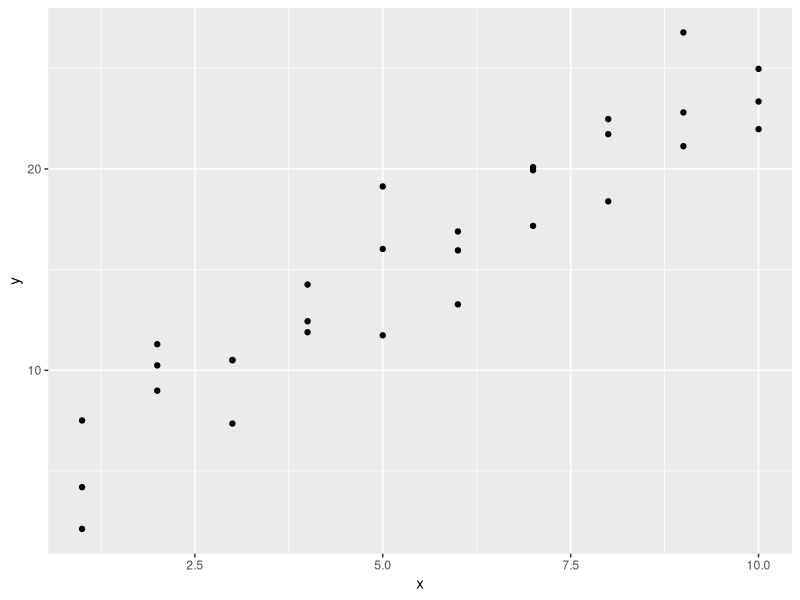
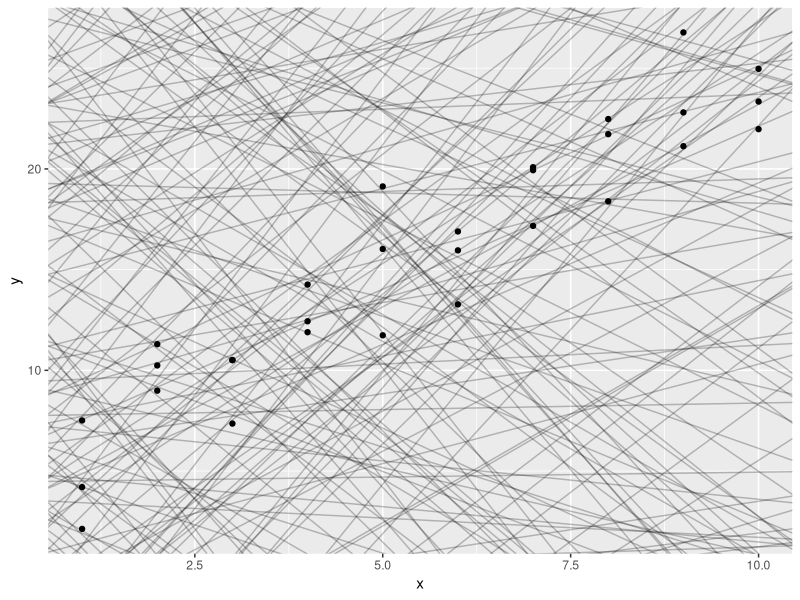
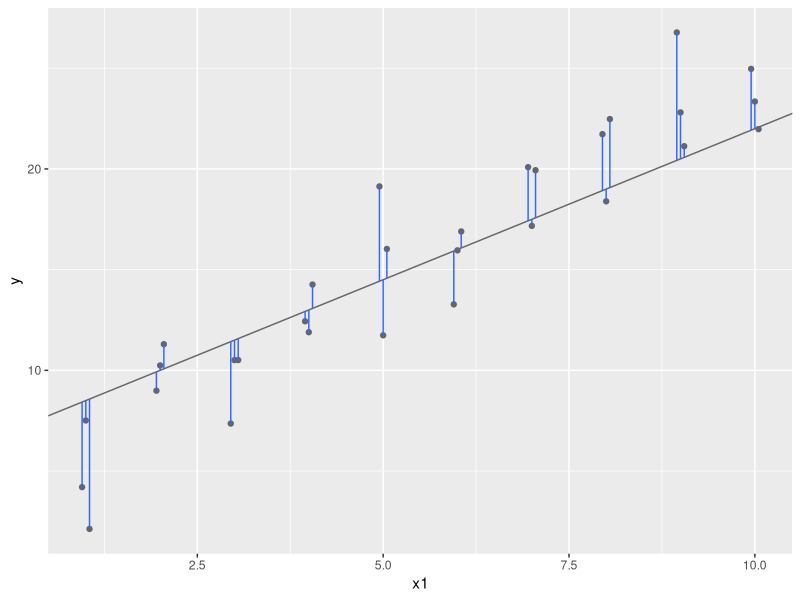
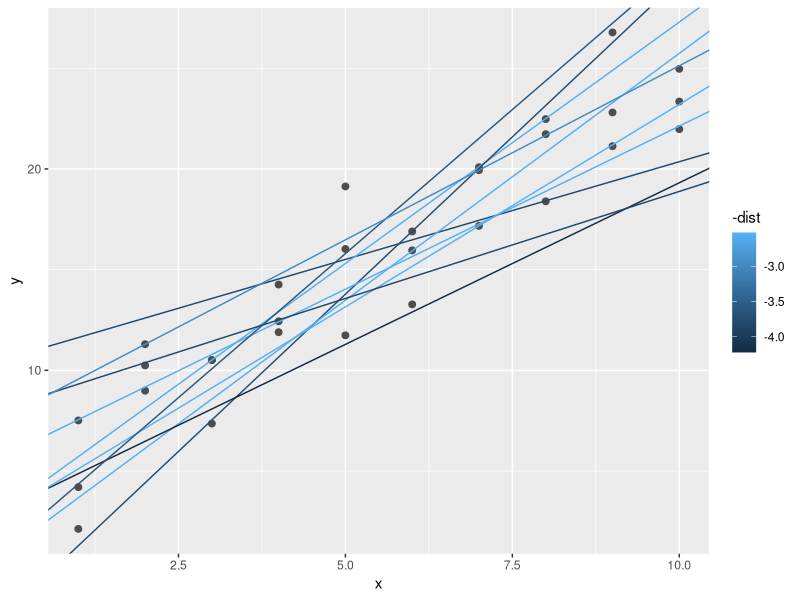
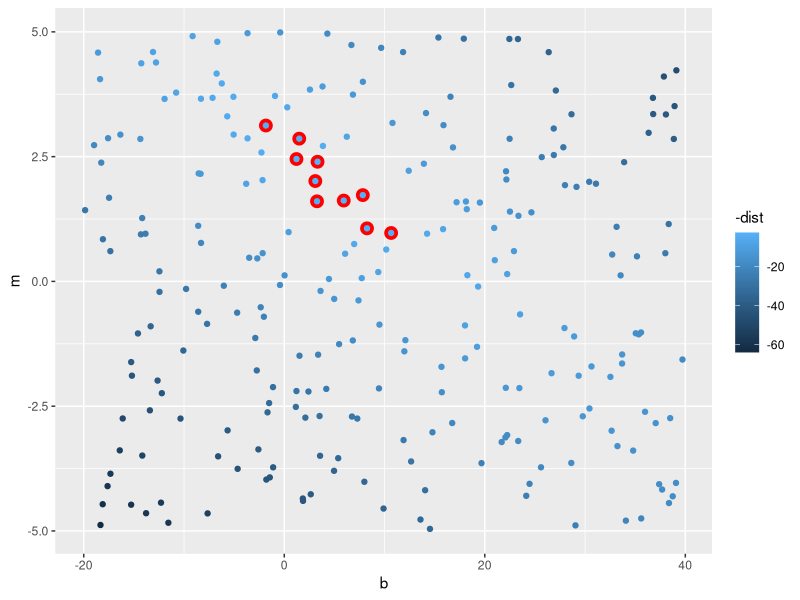
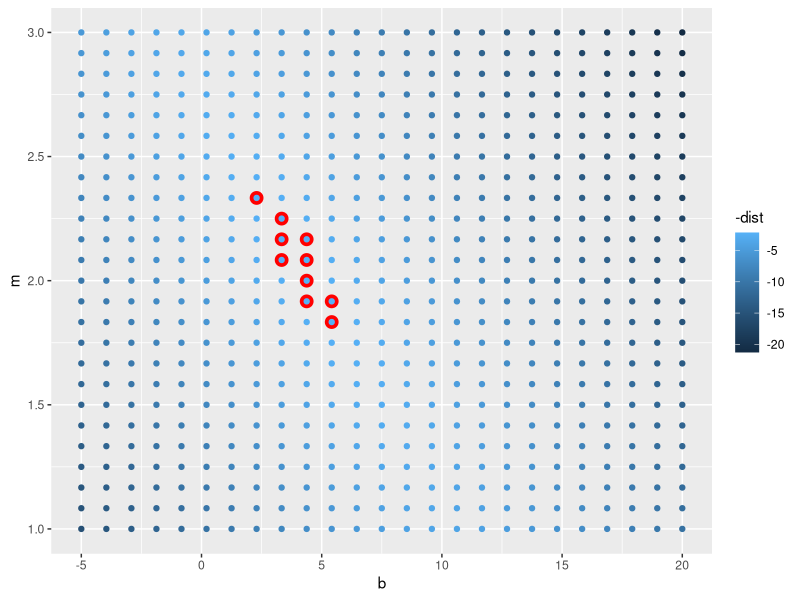
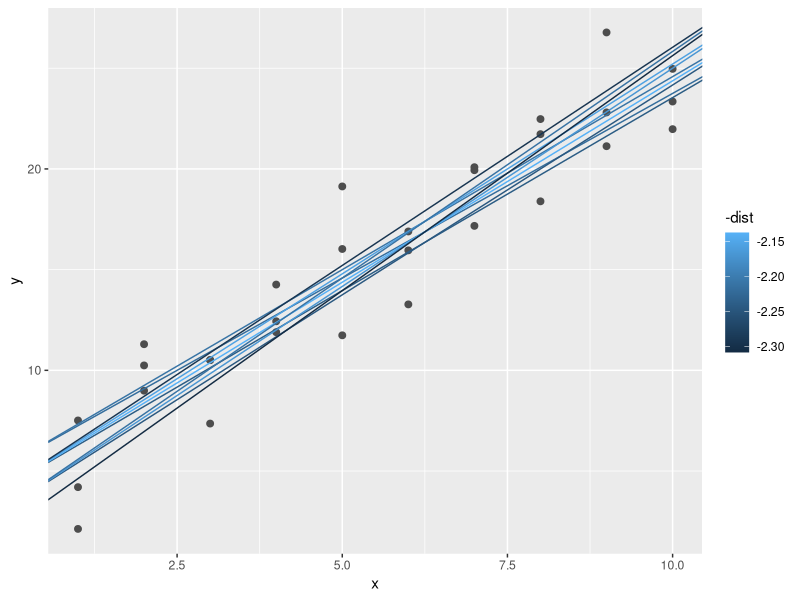
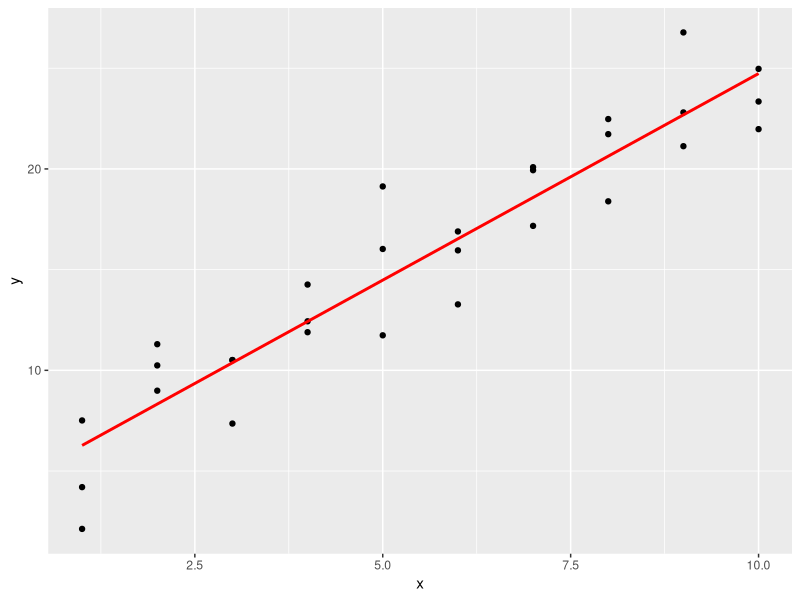

Write R code to recreate these figures, in order.
## ---- chunk 1
knitr::opts_chunk$set(echo = FALSE, fig.width = 8, fig.height= 4.5)
library(tidyverse)
library(knitr)
## ---- chunk 2
library(tidyverse)

library(modelr)
options(na.action = na.warn)
## ---- chunk 3
ggplot(sim1, aes(x, y)) + 
  geom_point()

## ---- chunk 4
models <- tibble(
  b = runif(250, -20, 40),
  m = runif(250, -5, 5)
)

ggplot(sim1, aes(x, y)) + 
  geom_abline(aes(intercept = b, slope = m), data = models, alpha = 1/4) +
  geom_point() 
## ---- chunk 5
dist1 <- sim1 %>% 
  mutate(
    dodge = rep(c(-1, 0, 1) / 20, 10),
    x1 = x + dodge,
    pred = 7 + x1 * 1.5
  )
ggplot(dist1, aes(x1, y)) + 
  geom_abline(intercept = 7, slope = 1.5, colour = "grey40") +
  geom_point(colour = "grey40") +
  geom_linerange(aes(ymin = y, ymax = pred), colour = "#3366FF") 
## ---- chunk 6
model1 <- function(a, data) {
  a[1] + data$x * a[2]
}

measure_distance <- function(mod, data) {
  diff <- data$y - model1(mod, data)
  sqrt(mean(diff ^ 2))
}

sim1_dist <- function(a1, a2) {
  measure_distance(c(a1, a2), sim1)
}

models <- models %>% 
  mutate(dist = purrr::map2_dbl(b, m, sim1_dist))
## ---- chunk 7
ggplot(sim1, aes(x, y)) + 
  geom_point(size = 2, colour = "grey30") + 
  geom_abline(
    aes(intercept = b, slope = m, colour = -dist), 
    data = filter(models, rank(dist) <= 10)
  )
## ---- chunk 8
ggplot(models, aes(b, m)) +
  geom_point(data = filter(models, rank(dist) <= 10), size = 4, colour = "red") +
  geom_point(aes(colour = -dist))
## ---- chunk 9
grid <- expand.grid(
  b = seq(-5, 20, length = 25),
  m = seq(1, 3, length = 25)
  ) %>% 
  mutate(dist = purrr::map2_dbl(b, m, sim1_dist))

grid %>% 
  ggplot(aes(b, m)) +
  geom_point(data = filter(grid, rank(dist) <= 10), size = 4, colour = "red") +
  geom_point(aes(colour = -dist)) 
## ---- chunk 10
ggplot(sim1, aes(x, y)) + 
  geom_point(size = 2, colour = "grey30") + 
  geom_abline(
    aes(intercept = b, slope = m, colour = -dist), 
    data = filter(grid, rank(dist) <= 10)
  )
## ---- chunk 11
sim1_mod <- lm(y ~ x, data = sim1)

grid <- sim1 %>% 
  data_grid(x) %>% 
  add_predictions(sim1_mod)

ggplot(sim1, aes(x)) +
  geom_point(aes(y = y)) +
  geom_line(aes(y = pred), data = grid, colour = "red", size = 1)

## ---- chunk 12
sim1 <- sim1 %>% add_residuals(sim1_mod)

ggplot(sim1, aes(x, resid)) + 
  geom_ref_line(h = 0) +
  geom_point() 
## ---- chunk 13
ggplot(sim2) + 
  geom_point(aes(x, y))
## ---- chunk 14
mod2 <- lm(y ~ x, data = sim2)

grid <- sim2 %>% 
  data_grid(x) %>% 
  add_predictions(mod2)

ggplot(sim2, aes(x)) + 
  geom_point(aes(y = y)) +
  geom_point(data = grid, aes(y = pred), colour = "red", size = 4)
## ---- chunk 15
ggplot(sim3, aes(x1, y)) + 
  geom_point(aes(colour = x2))
## ---- chunk 16
mod1 <- lm(y ~ x1 + x2, data = sim3)
mod2 <- lm(y ~ x1 * x2, data = sim3)
## ---- chunk 17
grid <- sim3 %>% 
  data_grid(x1, x2) %>% 
  gather_predictions(mod1, mod2)
## ---- chunk 18
ggplot(sim3, aes(x1, y, colour = x2)) + 
  geom_point() + 
  geom_line(data = grid, aes(y = pred)) + 
  facet_wrap(~ model)
## ---- chunk 19
sim3 <- sim3 %>% 
  gather_residuals(mod1, mod2)

ggplot(sim3, aes(x1, resid, colour = x2)) + 
  geom_point() + 
  facet_grid(model ~ x2)
